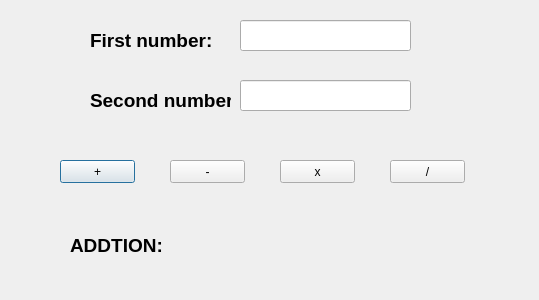
<?xml version="1.0" encoding="UTF-8"?>
<ui version="4.0">
 <class>Dialog</class>
 <widget class="QDialog" name="Dialog">
  <property name="geometry">
   <rect>
    <x>0</x>
    <y>0</y>
    <width>539</width>
    <height>300</height>
   </rect>
  </property>
  <property name="windowTitle">
   <string>Dialog</string>
  </property>
  <widget class="QLineEdit" name="number_1">
   <property name="geometry">
    <rect>
     <x>240</x>
     <y>20</y>
     <width>171</width>
     <height>31</height>
    </rect>
   </property>
  </widget>
  <widget class="QLineEdit" name="number_2">
   <property name="geometry">
    <rect>
     <x>240</x>
     <y>80</y>
     <width>171</width>
     <height>31</height>
    </rect>
   </property>
  </widget>
  <widget class="QLabel" name="label">
   <property name="geometry">
    <rect>
     <x>90</x>
     <y>30</y>
     <width>131</width>
     <height>20</height>
    </rect>
   </property>
   <property name="font">
    <font>
     <pointsize>14</pointsize>
     <weight>75</weight>
     <bold>true</bold>
    </font>
   </property>
   <property name="text">
    <string>First number:</string>
   </property>
  </widget>
  <widget class="QLabel" name="label_2">
   <property name="geometry">
    <rect>
     <x>90</x>
     <y>90</y>
     <width>141</width>
     <height>20</height>
    </rect>
   </property>
   <property name="font">
    <font>
     <pointsize>14</pointsize>
     <weight>75</weight>
     <bold>true</bold>
    </font>
   </property>
   <property name="text">
    <string>Second number:</string>
   </property>
  </widget>
  <widget class="QPushButton" name="cong">
   <property name="geometry">
    <rect>
     <x>60</x>
     <y>160</y>
     <width>75</width>
     <height>23</height>
    </rect>
   </property>
   <property name="text">
    <string>+</string>
   </property>
  </widget>
  <widget class="QPushButton" name="tru">
   <property name="geometry">
    <rect>
     <x>170</x>
     <y>160</y>
     <width>75</width>
     <height>23</height>
    </rect>
   </property>
   <property name="text">
    <string>-</string>
   </property>
  </widget>
  <widget class="QPushButton" name="nhan">
   <property name="geometry">
    <rect>
     <x>280</x>
     <y>160</y>
     <width>75</width>
     <height>23</height>
    </rect>
   </property>
   <property name="text">
    <string>x</string>
   </property>
  </widget>
  <widget class="QPushButton" name="chia">
   <property name="geometry">
    <rect>
     <x>390</x>
     <y>160</y>
     <width>75</width>
     <height>23</height>
    </rect>
   </property>
   <property name="text">
    <string>/</string>
   </property>
  </widget>
  <widget class="QLabel" name="ketqua">
   <property name="geometry">
    <rect>
     <x>70</x>
     <y>230</y>
     <width>211</width>
     <height>31</height>
    </rect>
   </property>
   <property name="font">
    <font>
     <pointsize>14</pointsize>
     <weight>75</weight>
     <bold>true</bold>
    </font>
   </property>
   <property name="text">
    <string>ADDTION:</string>
   </property>
  </widget>
 </widget>
 <resources/>
 <connections/>
</ui>
